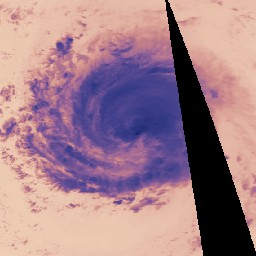
#> input picture kaggle_multiyear/images/ir/aqua/2018242N13343_20180909.jpg, 256 x 256 px
$ python -i detection.py   (imports and definitions only)
#> lines starting #> are read from the running program, lines starting #| are printed output that depends on the picture; after the words box and inside, x2 and y2 are one past the last pixel; in counts of white or black regions, pixels touching at a corner belong together
#> in detect_cyclone_from_file, img is the input picture: PIL image 256x256 RGB; mean R, G, B 163.2, 128, 138.2
"""
Classical threshold-based cyclone detection and localization using scipy.ndimage and numpy.
No OpenCV dependency required.

For tropical cyclones, the defining satellite signature is a large region of
cold cloud tops (low brightness temperature in thermal IR). This detector:
1. Thresholds the IR channel on brightness temperature (cold = bright in enhanced IR)
2. Identifies the largest connected component (the cyclonic system)
3. Returns bounding box and centroid

This is a prototype detector — production would use trained object detection (YOLO, Faster R-CNN).
"""

import logging
from typing import Tuple, Optional
from math import radians, sin, cos, sqrt, atan2

import numpy as np
from PIL import Image
from scipy import ndimage

# [1 line not run here, left out]
logger = logging.getLogger(__name__)


def detect_cyclone_simple(image_array: np.ndarray, threshold: int = 180, channel: str = "ir") -> Optional[dict]:
    """
    Detect cyclone in satellite image using brightness threshold with quality filters.

    Args:
        image_array: RGB image as numpy array (H, W, 3), uint8
        threshold: Brightness threshold (0-255). For IR imagery, cold cloud tops
                   appear bright (high pixel values). For visible/true color,
                   use grayscale intensity.
        channel: 'ir' for thermal infrared or 'vis' for true color visible

    Returns:
        dict with keys: bbox (x, y, w, h), centroid (cx, cy), area, confidence, channel, method
        or None if no cyclone detected
    """
#> called with threshold = 180, channel = 'ir'
    if len(image_array.shape) == 3:
        # Convert to grayscale: standard luminance formula
        gray = 0.299 * image_array[:, :, 0] + 0.587 * image_array[:, :, 1] + 0.114 * image_array[:, :, 2]
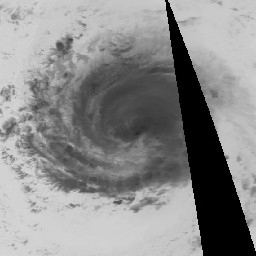
#> gray: shape (256, 256) float64; min 0, max 218.3, mean 139.7
    else:
        gray = image_array.astype(float)

    H, W = gray.shape
#> H = 256; W = 256
    total_pixels = H * W
#> total_pixels = 65536
    mean_val = float(np.mean(gray))
#> mean_val = 139.7
    std_val = float(np.std(gray))
#> std_val = 68.15

    # Quality filter 1: Reject flat/uniform images (blank white, solid color, no structure)
    if std_val < 12.0:
        return None

    # Quality filter 2: Reject fully saturated or dark images
    if mean_val > 245.0 or mean_val < 15.0:
        return None

    # Channel-specific threshold
    if channel.lower() == "ir":
        threshold = 175  # Cold cloud tops in IR Band 31
    else:
        threshold = 185  # Bright clouds in visible

    # Threshold: bright pixels (cold clouds) are potential cyclone regions
    binary = gray > threshold
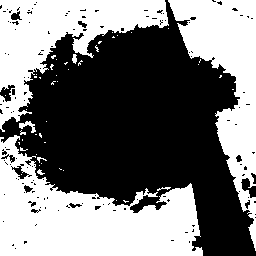
#> binary: shape (256, 256) bool; 47% white; 49 white regions (41 under 20 px), largest, box (x1, y1, x2, y2) and area: (0, 135, 203, 256) 13379, (0, 0, 169, 132) 8543, (168, 0, 256, 251) 8496

    # Morphological operations to clean up noise using scipy
    structure = ndimage.generate_binary_structure(2, 2)  # 8-connectivity
    binary = ndimage.binary_closing(binary, structure=structure, iterations=2)
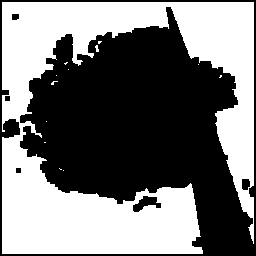
#> binary: shape (256, 256) bool; 47.2% white; 13 white regions (12 under 20 px), largest, box (x1, y1, x2, y2) and area: (2, 2, 254, 254) 30853
    binary = ndimage.binary_opening(binary, structure=structure, iterations=1)
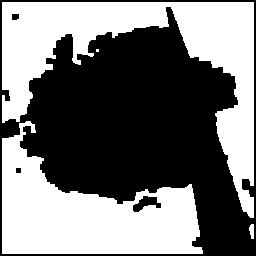
#> binary: shape (256, 256) bool; 46.9% white; 4 white regions (1 under 20 px), largest, box (x1, y1, x2, y2) and area: (2, 2, 254, 218) 16851, (2, 121, 203, 254) 13834, (249, 224, 254, 239) 59

    # Label connected components
    labeled_array, num_features = ndimage.label(binary, structure=structure)
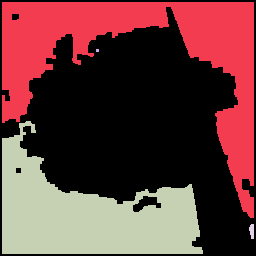
#> labeled_array: shape (256, 256) int32; 5 distinct labels, from 0 to 4; one colour per label, 0 black
#> num_features = 4

    if num_features == 0:
        return None

    # Compute areas for each component
    component_sizes = ndimage.sum(binary, labeled_array, range(1, num_features + 1))
#> component_sizes = [16851, 9, 13834, 59]
    if len(component_sizes) == 0:
        return None

    # Find the largest component
    largest_idx = int(np.argmax(component_sizes)) + 1  # 1-indexed
#> largest_idx = 1
    largest_mask = (labeled_array == largest_idx)
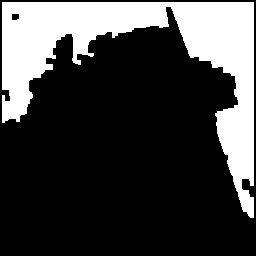
#> largest_mask: shape (256, 256) bool; 25.7% white; 1 white region, box (x1, y1, x2, y2) and area: (2, 2, 254, 218) 16851
    area = int(component_sizes[largest_idx - 1])
#> area = 16851

    # Quality filter 3: Area must be between 1% (small developing system) and 85% (not full-frame artifact)
    min_area = int(0.01 * total_pixels)
#> min_area = 655
    max_area = int(0.85 * total_pixels)
#> max_area = 55705
    if area < min_area or area > max_area:
        return None

    # Find bounding box
    rows = np.any(largest_mask, axis=1)
    cols = np.any(largest_mask, axis=0)
    if not np.any(rows) or not np.any(cols):
        return None

    rmin, rmax = np.where(rows)[0][[0, -1]]
#> rmin = 2; rmax = 217
    cmin, cmax = np.where(cols)[0][[0, -1]]
#> cmin = 2; cmax = 253

    x = int(cmin)
#> x = 2
    y = int(rmin)
#> y = 2
    w = int(cmax - cmin + 1)
#> w = 252
    h = int(rmax - rmin + 1)
#> h = 216

    # Quality filter 4: Aspect ratio check (cyclones are not extreme 1D lines)
    aspect_ratio = max(w / max(h, 1), h / max(w, 1))
#> aspect_ratio = 1.17
    if aspect_ratio > 5.0:
        return None

    # Centroid (center of mass)
    cy, cx = ndimage.center_of_mass(largest_mask)
#> cy = 55.88; cx = 140.2

    # Quality filter 5: Contrast check - cyclone cold core or bright cluster must stand out from background
    core_mean = float(np.mean(gray[largest_mask]))
#> core_mean = 192.3
    bg_mask = ~largest_mask
    bg_mean = float(np.mean(gray[bg_mask])) if np.any(bg_mask) else 0.0
#> bg_mean = 121.5
    contrast = core_mean - bg_mean
#> contrast = 70.81

    if contrast < 20.0:
        return None

    # Compute confidence based on area, contrast, and structure quality
    rel_area = area / total_pixels
#> rel_area = 0.257
    confidence = float(np.clip(0.45 + rel_area * 1.5 + (contrast / 255.0) * 0.4, 0.50, 0.96))
#> confidence = 0.947

    return {
        "bbox": (x, y, w, h),
        "centroid": (round(float(cx), 2), round(float(cy), 2)),
        "area": area,
        "confidence": round(confidence, 3),
        "channel": channel,
        "method": f"morphological-{channel}-localizer",
    }


def detect_cyclone_from_file(image_path: str, threshold: int = 180, channel: str = "ir") -> Optional[dict]:
    """Load image from file and detect cyclone."""
    img = Image.open(image_path).convert("RGB")
    img_array = np.array(img, dtype=np.uint8)
    return detect_cyclone_simple(img_array, threshold=threshold, channel=channel)


# [51 lines left out: functions detect_cyclone_from_bytes, validate_detection_against_ibtracs, not called in this run]


# [39 lines not run here, left out]

>>> result = detect_cyclone_from_file('../kaggle_multiyear/images/ir/aqua/2018242N13343_20180909.jpg')
#> result = {'bbox': (2, 2, 252, 216), 'centroid': (140.2, 55.88), 'area': 16851, 'confidence': 0.947, 'channel': 'ir', 'method': 'morphological-ir-localizer'}

$ run again, on kaggle_multiyear/images/ir/aqua/2018242N13343_20180913.jpg
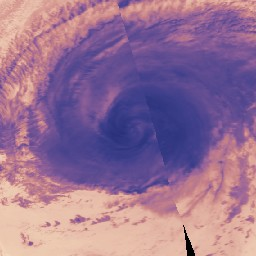
#> input picture kaggle_multiyear/images/ir/aqua/2018242N13343_20180913.jpg, 256 x 256 px
#> in detect_cyclone_from_file, img is the input picture: PIL image 256x256 RGB; mean R, G, B 151.7, 114.6, 148.8
#> mean_val = 129.6
#> std_val = 45.59
#> in detect_cyclone_simple, `labeled_array, num_features = ndimage.label(binary, structure=structure)`:
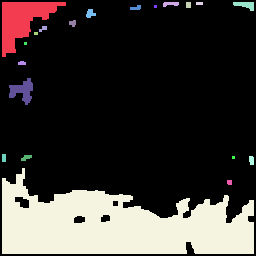
#> labeled_array: shape (256, 256) int32; 21 distinct labels, from 0 to 20; one colour per label, 0 black
#> num_features = 20
#> component_sizes = 20 values, max 13255 at index 18, min 9 at index 6, mean 792.5
#> largest_idx = 19
#> in detect_cyclone_simple, `largest_mask = (labeled_array == largest_idx)`:
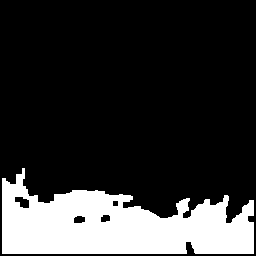
#> largest_mask: shape (256, 256) bool; 20.2% white; 1 white region, box (x1, y1, x2, y2) and area: (2, 168, 254, 254) 13255
#> area = 13255
#> rmin = 168; rmax = 253
#> cmin = 2; cmax = 253
#> x = 2
#> y = 168
#> w = 252
#> h = 86
#> aspect_ratio = 2.93
#> cy = 225.4; cx = 117.1
#> core_mean = 192.6
#> bg_mean = 113.6
#> contrast = 79.03
#> rel_area = 0.202
#> confidence = 0.877
#> result = {'bbox': (2, 168, 252, 86), 'centroid': (117.1, 225.4), 'area': 13255, 'confidence': 0.877, 'channel': 'ir', 'method': 'morphological-ir-localizer'}

$ run again, on kaggle_multiyear/images/ir/aqua/2018242N13343_20180916.jpg
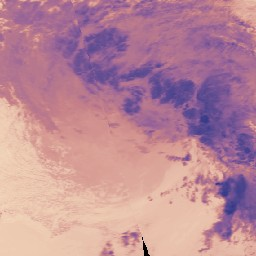
#> input picture kaggle_multiyear/images/ir/aqua/2018242N13343_20180916.jpg, 256 x 256 px
#> in detect_cyclone_from_file, img is the input picture: PIL image 256x256 RGB; mean R, G, B 187.4, 137.8, 153.3
#> mean_val = 154.4
#> std_val = 37.25
#> in detect_cyclone_simple, `labeled_array, num_features = ndimage.label(binary, structure=structure)`:
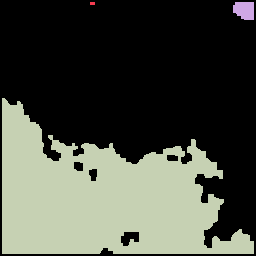
#> labeled_array: shape (256, 256) int32; 4 distinct labels, from 0 to 3; one colour per label, 0 black
#> num_features = 3
#> component_sizes = [15, 326, 23366]
#> largest_idx = 3
#> in detect_cyclone_simple, `largest_mask = (labeled_array == largest_idx)`:
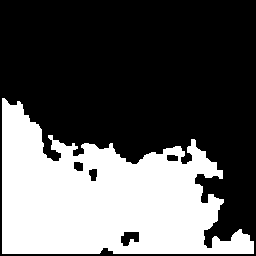
#> largest_mask: shape (256, 256) bool; 35.7% white; 1 white region, box (x1, y1, x2, y2) and area: (2, 98, 254, 254) 23366
#> area = 23366
#> rmin = 98; rmax = 253
#> cmin = 2; cmax = 253
#> x = 2
#> y = 98
#> w = 252
#> h = 156
#> aspect_ratio = 1.62
#> cy = 198; cx = 103.4
#> core_mean = 195
#> bg_mean = 131.9
#> contrast = 63.17
#> rel_area = 0.357
#> confidence = 0.96
#> result = {'bbox': (2, 98, 252, 156), 'centroid': (103.4, 198), 'area': 23366, 'confidence': 0.96, 'channel': 'ir', 'method': 'morphological-ir-localizer'}

$ run again, on kaggle_multiyear/images/ir/aqua/2018265N35315_20180930.jpg
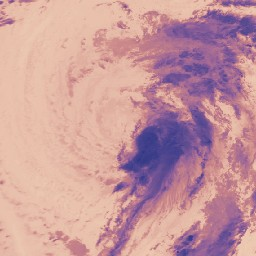
#> input picture kaggle_multiyear/images/ir/aqua/2018265N35315_20180930.jpg, 256 x 256 px
#> in detect_cyclone_from_file, img is the input picture: PIL image 256x256 RGB; mean R, G, B 199.7, 153.1, 157.6
#> mean_val = 167.5
#> std_val = 37.83
#> in detect_cyclone_simple, `labeled_array, num_features = ndimage.label(binary, structure=structure)`:
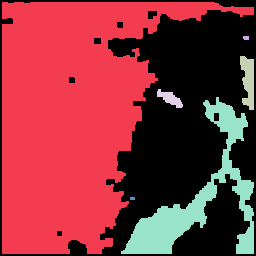
#> labeled_array: shape (256, 256) int32; 7 distinct labels, from 0 to 6; one colour per label, 0 black
#> num_features = 6
#> component_sizes = [33047, 23, 531, 234, 5249, 15]
#> largest_idx = 1
#> in detect_cyclone_simple, `largest_mask = (labeled_array == largest_idx)`:
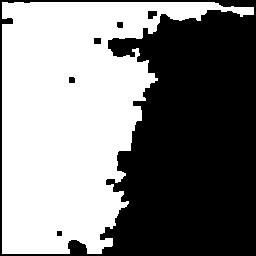
#> largest_mask: shape (256, 256) bool; 50.4% white; 6 black regions, box (x1, y1, x2, y2) and area: (0, 0, 256, 256) 32292, (148, 11, 157, 19) 60, (94, 38, 101, 44) 42, (117, 22, 123, 28) 35, (69, 77, 75, 83) 35, (57, 231, 62, 236) 25
#> area = 33047
#> rmin = 2; rmax = 253
#> cmin = 2; cmax = 253
#> x = 2
#> w = 252
#> aspect_ratio = 1
#> cy = 116.1; cx = 71.2
#> core_mean = 194.9
#> bg_mean = 139.7
#> contrast = 55.27
#> rel_area = 0.504
#> confidence = 0.96
#> result = {'bbox': (2, 2, 252, 252), 'centroid': (71.2, 116.1), 'area': 33047, 'confidence': 0.96, 'channel': 'ir', 'method': 'morphological-ir-localizer'}
